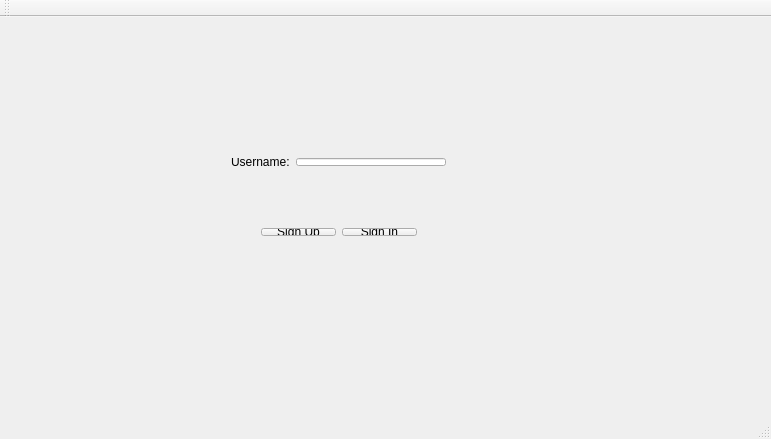
<?xml version="1.0" encoding="UTF-8"?>
<ui version="4.0">
 <class>LoginWindow</class>
 <widget class="QMainWindow" name="LoginWindow">
  <property name="geometry">
   <rect>
    <x>0</x>
    <y>0</y>
    <width>771</width>
    <height>439</height>
   </rect>
  </property>
  <property name="windowTitle">
   <string>cuPID</string>
  </property>
  <widget class="QWidget" name="centralWidget">
   <widget class="QLabel" name="statusLbl">
    <property name="geometry">
     <rect>
      <x>100</x>
      <y>320</y>
      <width>551</width>
      <height>41</height>
     </rect>
    </property>
    <property name="text">
     <string/>
    </property>
   </widget>
   <widget class="QWidget" name="layoutWidget">
    <property name="geometry">
     <rect>
      <x>220</x>
      <y>130</y>
      <width>237</width>
      <height>30</height>
     </rect>
    </property>
    <layout class="QHBoxLayout" name="horizontalLayout">
     <item>
      <widget class="QLabel" name="lblUserName">
       <property name="text">
        <string>Username:</string>
       </property>
      </widget>
     </item>
     <item>
      <widget class="QLineEdit" name="lineEditUserName"/>
     </item>
    </layout>
   </widget>
   <widget class="QWidget" name="layoutWidget">
    <property name="geometry">
     <rect>
      <x>250</x>
      <y>200</y>
      <width>178</width>
      <height>30</height>
     </rect>
    </property>
    <layout class="QHBoxLayout" name="horizontalLayout_3">
     <item>
      <widget class="QPushButton" name="signUpBtn">
       <property name="text">
        <string>Sign Up</string>
       </property>
      </widget>
     </item>
     <item>
      <widget class="QPushButton" name="signInBtn">
       <property name="text">
        <string>Sign In</string>
       </property>
      </widget>
     </item>
    </layout>
   </widget>
  </widget>
  <widget class="QMenuBar" name="menuBar">
   <property name="geometry">
    <rect>
     <x>0</x>
     <y>0</y>
     <width>771</width>
     <height>25</height>
    </rect>
   </property>
  </widget>
  <widget class="QToolBar" name="mainToolBar">
   <attribute name="toolBarArea">
    <enum>TopToolBarArea</enum>
   </attribute>
   <attribute name="toolBarBreak">
    <bool>false</bool>
   </attribute>
  </widget>
  <widget class="QStatusBar" name="statusBar"/>
 </widget>
 <layoutdefault spacing="6" margin="11"/>
 <resources/>
 <connections/>
</ui>
